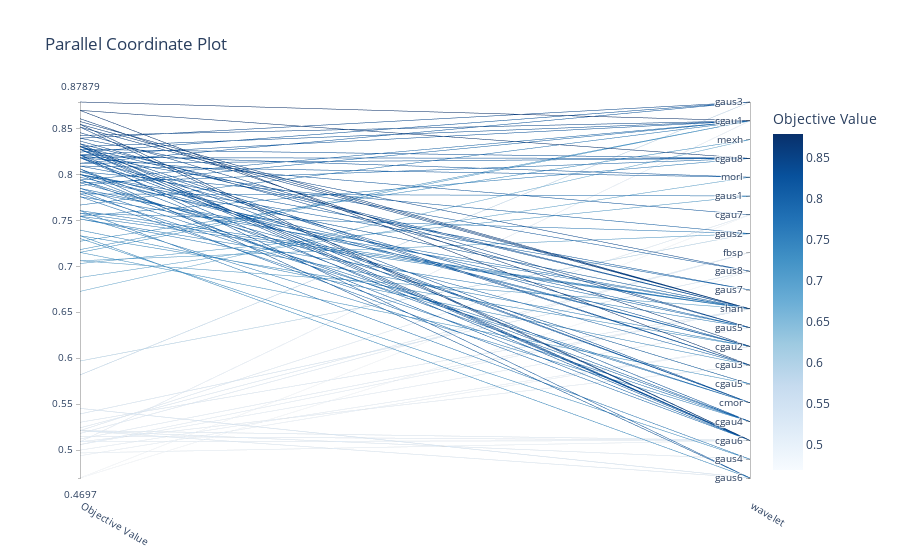

This figure's notebook cell:
### Code cell
visualization.plot_parallel_coordinate(study)
